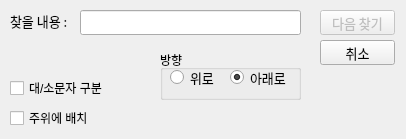
<?xml version="1.0" encoding="UTF-8"?>
<ui version="4.0">
 <class>dialog</class>
 <widget class="QDialog" name="dialog">
  <property name="geometry">
   <rect>
    <x>0</x>
    <y>0</y>
    <width>406</width>
    <height>139</height>
   </rect>
  </property>
  <property name="windowTitle">
   <string>찾기</string>
  </property>
  <widget class="QLabel" name="label_findstr">
   <property name="geometry">
    <rect>
     <x>10</x>
     <y>10</y>
     <width>61</width>
     <height>21</height>
    </rect>
   </property>
   <property name="font">
    <font>
     <family>맑은 고딕</family>
     <pointsize>10</pointsize>
    </font>
   </property>
   <property name="text">
    <string>찾을 내용 :</string>
   </property>
  </widget>
  <widget class="QLineEdit" name="lineEdit">
   <property name="geometry">
    <rect>
     <x>80</x>
     <y>10</y>
     <width>221</width>
     <height>25</height>
    </rect>
   </property>
  </widget>
  <widget class="QPushButton" name="pushButton_cancel">
   <property name="enabled">
    <bool>false</bool>
   </property>
   <property name="geometry">
    <rect>
     <x>320</x>
     <y>10</y>
     <width>75</width>
     <height>25</height>
    </rect>
   </property>
   <property name="font">
    <font>
     <family>맑은 고딕</family>
     <pointsize>10</pointsize>
    </font>
   </property>
   <property name="text">
    <string>다음 찾기</string>
   </property>
  </widget>
  <widget class="QPushButton" name="pushButton_findnext">
   <property name="geometry">
    <rect>
     <x>320</x>
     <y>40</y>
     <width>75</width>
     <height>25</height>
    </rect>
   </property>
   <property name="font">
    <font>
     <family>맑은 고딕</family>
     <pointsize>10</pointsize>
    </font>
   </property>
   <property name="text">
    <string>취소</string>
   </property>
  </widget>
  <widget class="QCheckBox" name="checkBox">
   <property name="geometry">
    <rect>
     <x>10</x>
     <y>80</y>
     <width>101</width>
     <height>16</height>
    </rect>
   </property>
   <property name="text">
    <string>대/소문자 구분</string>
   </property>
  </widget>
  <widget class="QCheckBox" name="checkBox_2">
   <property name="geometry">
    <rect>
     <x>10</x>
     <y>110</y>
     <width>81</width>
     <height>16</height>
    </rect>
   </property>
   <property name="text">
    <string>주위에 배치</string>
   </property>
  </widget>
  <widget class="QGroupBox" name="groupBox">
   <property name="geometry">
    <rect>
     <x>160</x>
     <y>50</y>
     <width>141</width>
     <height>50</height>
    </rect>
   </property>
   <property name="title">
    <string>방향</string>
   </property>
   <widget class="QRadioButton" name="radioButton">
    <property name="geometry">
     <rect>
      <x>10</x>
      <y>20</y>
      <width>51</width>
      <height>15</height>
     </rect>
    </property>
    <property name="font">
     <font>
      <family>맑은 고딕</family>
      <pointsize>10</pointsize>
     </font>
    </property>
    <property name="text">
     <string>위로</string>
    </property>
   </widget>
   <widget class="QRadioButton" name="radioButton_2">
    <property name="geometry">
     <rect>
      <x>70</x>
      <y>20</y>
      <width>61</width>
      <height>15</height>
     </rect>
    </property>
    <property name="font">
     <font>
      <family>맑은 고딕</family>
      <pointsize>10</pointsize>
     </font>
    </property>
    <property name="text">
     <string>아래로</string>
    </property>
    <property name="checked">
     <bool>true</bool>
    </property>
   </widget>
  </widget>
 </widget>
 <resources/>
 <connections/>
</ui>
